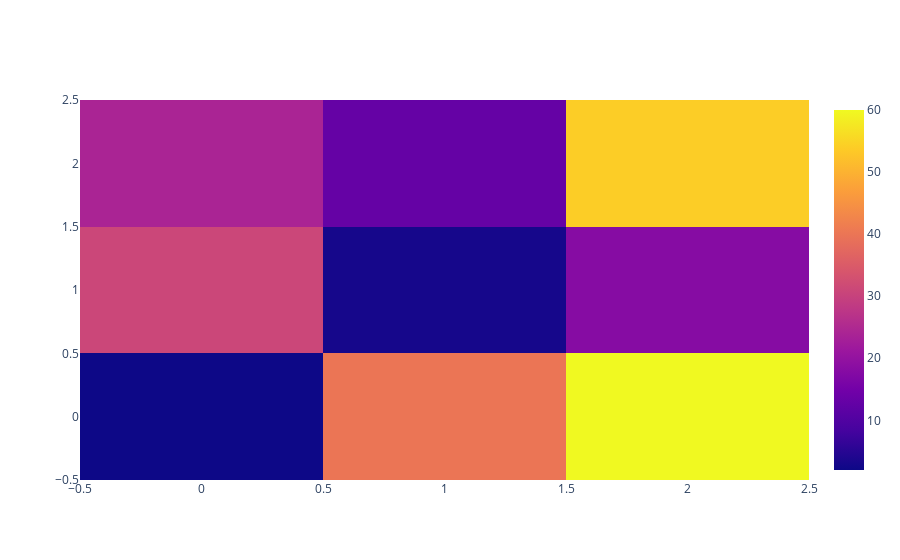

The cell this chart's notebook holds for it:
### Code cell
trace = go.Heatmap(z = [
    [2,40,60],
    [31,3,18],
    [24,13,54]
])

data=[trace]

offline.iplot(data)

### Figure 1 — Plotly figure (JSON) as saved in the notebook; plotly's stock layout.template omitted (floating-point values rounded to 4 significant figures)
{"data": [{"type": "heatmap", "z": [[2, 40, 60], [31, 3, 18], [24, 13, 54]]}], "layout": {}}
